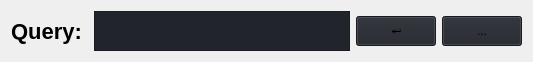
                                <widget class="QFrame" name="frame_q2">
                                 <property name="sizePolicy">
                                  <sizepolicy hsizetype="Preferred" vsizetype="Preferred">
                                   <horstretch>0</horstretch>
                                   <verstretch>0</verstretch>
                                  </sizepolicy>
                                 </property>
                                 <property name="maximumSize">
                                  <size>
                                   <width>16777215</width>
                                   <height>50</height>
                                  </size>
                                 </property>
                                 <layout class="QHBoxLayout" name="horizontalLayout_13">
                                  <item>
                                   <widget class="QLabel" name="label_8">
                                    <property name="maximumSize">
                                     <size>
                                      <width>16777215</width>
                                      <height>30</height>
                                     </size>
                                    </property>
                                    <property name="styleSheet">
                                     <string notr="true">font:bold 22px;</string>
                                    </property>
                                    <property name="text">
                                     <string>Query: </string>
                                    </property>
                                   </widget>
                                  </item>
                                  <item>
                                   <widget class="QPlainTextEdit" name="text_query_2">
                                    <property name="minimumSize">
                                     <size>
                                      <width>0</width>
                                      <height>40</height>
                                     </size>
                                    </property>
                                    <property name="maximumSize">
                                     <size>
                                      <width>16777215</width>
                                      <height>16777215</height>
                                     </size>
                                    </property>
                                    <property name="styleSheet">
                                     <string notr="true">background-color: rgb(33, 37, 43);</string>
                                    </property>
                                   </widget>
                                  </item>
                                  <item>
                                   <widget class="QPushButton" name="btn_query_2">
                                    <property name="minimumSize">
                                     <size>
                                      <width>70</width>
                                      <height>0</height>
                                     </size>
                                    </property>
                                    <property name="maximumSize">
                                     <size>
                                      <width>16777215</width>
                                      <height>30</height>
                                     </size>
                                    </property>
                                    <property name="styleSheet">
                                     <string notr="true">background-color: rgb(33, 37, 43);</string>
                                    </property>
                                    <property name="text">
                                     <string>↵</string>
                                    </property>
                                   </widget>
                                  </item>
                                  <item>
                                   <widget class="QPushButton" name="btn_filter_2">
                                    <property name="minimumSize">
                                     <size>
                                      <width>50</width>
                                      <height>0</height>
                                     </size>
                                    </property>
                                    <property name="maximumSize">
                                     <size>
                                      <width>16777215</width>
                                      <height>30</height>
                                     </size>
                                    </property>
                                    <property name="styleSheet">
                                     <string notr="true">background-color: rgb(33, 37, 43);</string>
                                    </property>
                                    <property name="text">
                                     <string>...</string>
                                    </property>
                                   </widget>
                                  </item>
                                 </layout>
                                </widget>
